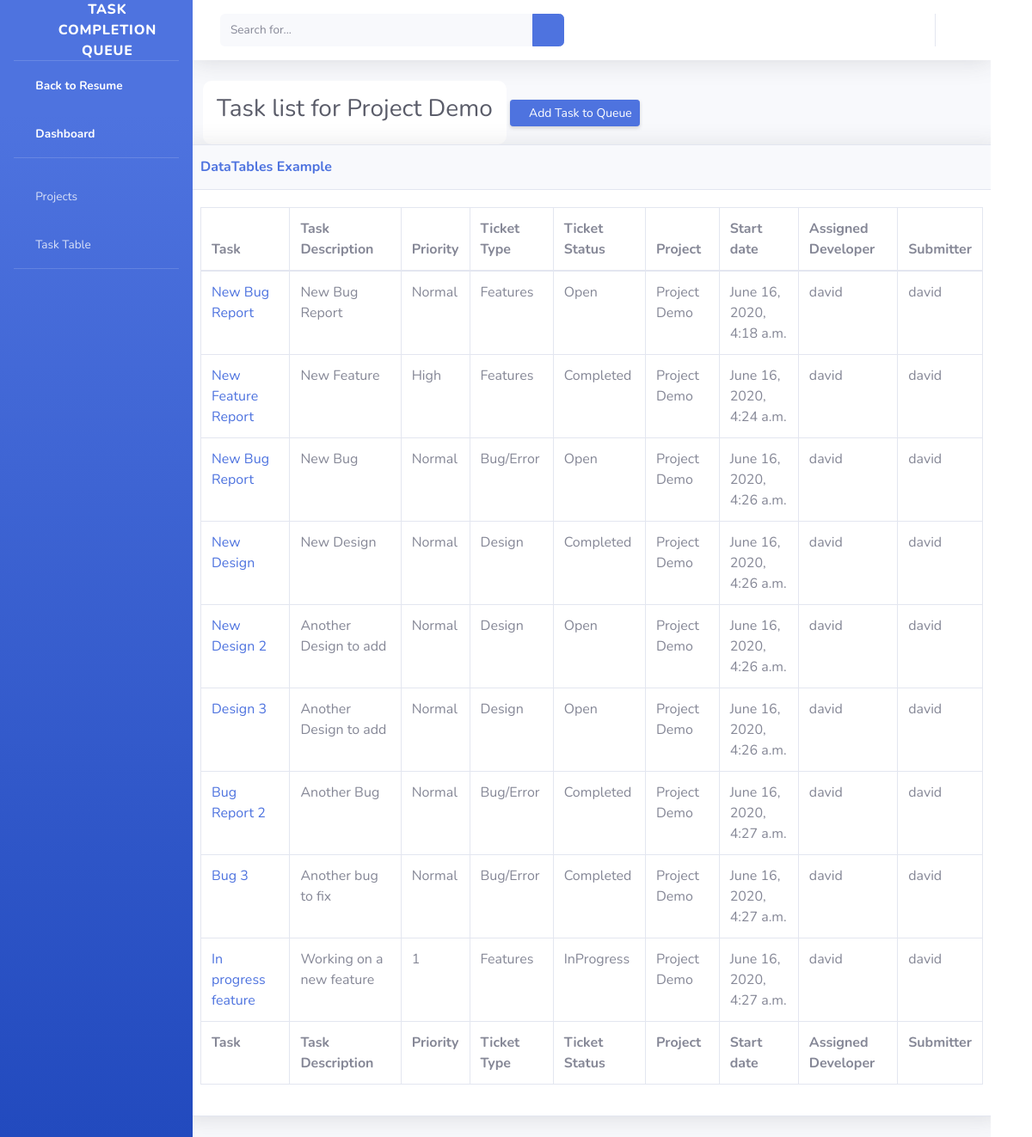
The app's page /tracker/projects/1/tables with its own data.
### bugtracker/models.py (models this page shows, shortened)
class MyProjects(models.Model):
    title = models.CharField(max_length=30)
    description = models.CharField(max_length=140)
    def __str__(self):
        return self.title

class Post(models.Model):
    LOW = 1
    NORMAL = 2
    HIGH = 3
    STATUS_CHOICES = [
        (LOW , 'Low'),
        (NORMAL, 'Normal'),
        (HIGH, 'High'),
    ]
    TYPE_CHOICES = [
        ('Features', 'Feature Request'),
        ('Bug/Error', 'Bug/Error'),
        ('Design', 'Design'),
    ]
    PROGRESS_STATUS = [
        ('Open', 'Open'),
        ('InProgress', 'In Progress'),
        ('AddInfo', 'Additional Info Required'),
        ('Completed', 'Completed'),
    ]
    title = models.CharField(max_length=50)
    content = models.TextField()
    date_posted = models.DateTimeField(default=timezone.now)
    author = models.ForeignKey(User, on_delete=models.CASCADE, default=1)
    priority = models.IntegerField( choices=STATUS_CHOICES, default=1)
    status = models.CharField(choices=PROGRESS_STATUS, default='Open', max_length=25)
    ticket_type = models.CharField(choices=TYPE_CHOICES, default ='Features', max_length=25)
    project = models.ForeignKey(MyProjects, on_delete=models.CASCADE, default=1)
    assigned_developer = models.ForeignKey(User, unique=False, on_delete=models.CASCADE, related_name="+", default=1)

### bugtracker/views.py (the view)
# urls.py: path('projects/<int:pk>/tables', PostTableView.as_view(), name="tables-view"),
class PostTableView(DetailView):
    model = MyProjects
    template_name ='bugtracker/tables.html'
    context_object_name = 'posts'
    ordering = ['priority']
    def get_context_data(self, **kwargs):
        current_project =  self.get_object()
        posts = current_project.post_set.all()
        context = super().get_context_data(**kwargs)
        context['posts'] = posts
        context['project_title'] = current_project.title
        context['projects'] = MyProjects.objects.all()
        return context

### bugtracker/templates/bugtracker/tables.html (shortened to what this page needs)
{% extends "bugtracker/base.html" %}
{% load static %}
{% block content %}
<div class="container-fluid">
  <div class="dropdown">
    <button class="dropbtn">
      <h1 class="h3 mb-2 text-gray-800">Task list for {{ project_title }}</h1> </button>
  </div>
  <a href="{% url 'post-create' %}" class="d-none d-sm-inline-block btn btn-sm btn-primary shadow-sm"><i class="fas fa-download fa-sm text-white-50"></i> Add Task to Queue </a>
</div>
  <div class="card shadow mb-4">
    <div class="card-header py-3">
      <h6 class="m-0 font-weight-bold text-primary">DataTables Example</h6>
    </div>
    <div class="card-body">
      <div class="table-responsive">
        <table class="table table-bordered" id="dataTable" width="100%" cellspacing="0">
          <thead>
            <tr>
              <th>Task</th>
              <th>Task Description</th>
              <th>Priority</th>
              <th>Ticket Type</th>
              <th>Ticket Status</th>
              <th>Project</th>
              <th>Start date</th>
              <th>Assigned Developer</th>
              <th>Submitter</th>
            </tr>
          </thead>
          <tfoot>
            <tr>
              <th>Task</th>
              <th>Task Description</th>
              <th>Priority</th>
              <th>Ticket Type</th>
              <th>Ticket Status</th>
              <th>Project</th>
              <th>Start date</th>
              <th>Assigned Developer</th>
              <th>Submitter</th>
            </tr>
          </tfoot>
          <tbody>
            {% for post in posts %}
            <tr>
              <td> <a href="{% url 'post-detail' post.id %}"> {{ post.title }} </a></td>
              <td> {{ post.content }} </td>
              <td>{{ post.priority}}</td>
              <td>{{ post.ticket_type }}</td>
              <td>{{ post.status }}</td>
              <td> {{ post.project }} </td>
              <td> {{post.date_posted}}</td>
              <td> {{ post.assigned_developer }} </td>
              <td> {{post.author }} </td>
            </tr>
            {% endfor %}
          </tbody>
        </table>
      </div>
    </div>
  </div>
</div>
{% endblock %}

### bugtracker/templates/bugtracker/tables.html (style rules this page uses)
.dropbtn { background-color: #fff; color: white; padding: 16px; font-size: 16px; border: none; border-radius: 10px; }
.dropdown { position: relative; display: inline-block; }

### records on screen
MyProjects: title "Project Demo"
Post: title "New Bug Report", content "New Bug Report", priority "Normal", ticket_type "Features", status "Open", project "Project Demo", date_posted "June 16, 2020, 4:18 a.m.", assigned_developer "david", author "david"
Post: title "New Feature Report", content "New Feature", priority "High", ticket_type "Features", status "Completed", project "Project Demo", date_posted "June 16, 2020, 4:24 a.m.", assigned_developer "david", author "david"
Post: title "New Bug Report", content "New Bug", priority "Normal", ticket_type "Bug/Error", status "Open", project "Project Demo", date_posted "June 16, 2020, 4:26 a.m.", assigned_developer "david", author "david"
Post: title "New Design", content "New Design", priority "Normal", ticket_type "Design", status "Completed", project "Project Demo", date_posted "June 16, 2020, 4:26 a.m.", assigned_developer "david", author "david"
Post: title "New Design 2", content "Another Design to add", priority "Normal", ticket_type "Design", status "Open", project "Project Demo", date_posted "June 16, 2020, 4:26 a.m.", assigned_developer "david", author "david"
Post: title "Design 3", content "Another Design to add", priority "Normal", ticket_type "Design", status "Open", project "Project Demo", date_posted "June 16, 2020, 4:26 a.m.", assigned_developer "david", author "david"
Post: title "Bug Report 2", content "Another Bug", priority "Normal", ticket_type "Bug/Error", status "Completed", project "Project Demo", date_posted "June 16, 2020, 4:27 a.m.", assigned_developer "david", author "david"
Post: title "Bug 3", content "Another bug to fix", priority "Normal", ticket_type "Bug/Error", status "Completed", project "Project Demo", date_posted "June 16, 2020, 4:27 a.m.", assigned_developer "david", author "david"
Post: title "In progress feature", content "Working on a new feature", priority "1", ticket_type "Features", status "InProgress", project "Project Demo", date_posted "June 16, 2020, 4:27 a.m.", assigned_developer "david", author "david"
